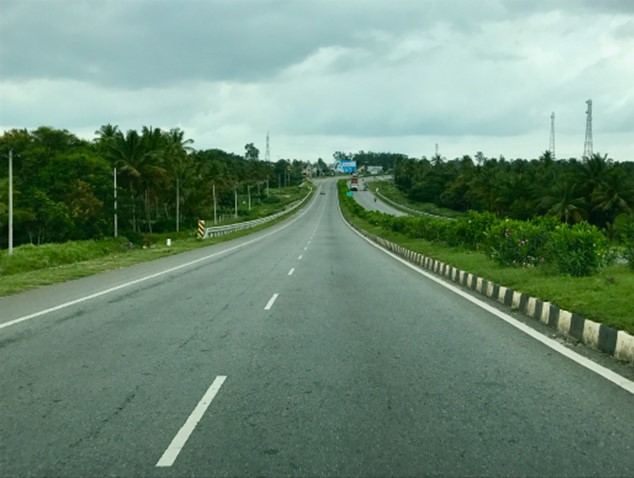
#> input picture data/test_image.jpg, 634 x 478 px, found by its file name
$ python lane_detection.py
#> lines starting #> are read from the running program, lines starting #| are printed output that depends on the picture; after the words box and inside, x2 and y2 are one past the last pixel; in counts of white or black regions, pixels touching at a corner belong together; long printed decimals are rounded
#> further down, image is the input picture: shape (478, 634, 3); mean B, G, R 119.8, 139.3, 111
## Road lanes detection system with crash prediction network for advanced driving assistance using neural networks and computer vision

import cv2
import numpy as np
import matplotlib.pyplot as plt


def Canny(image):

    gray = cv2.cvtColor(image, cv2.COLOR_RGB2GRAY)
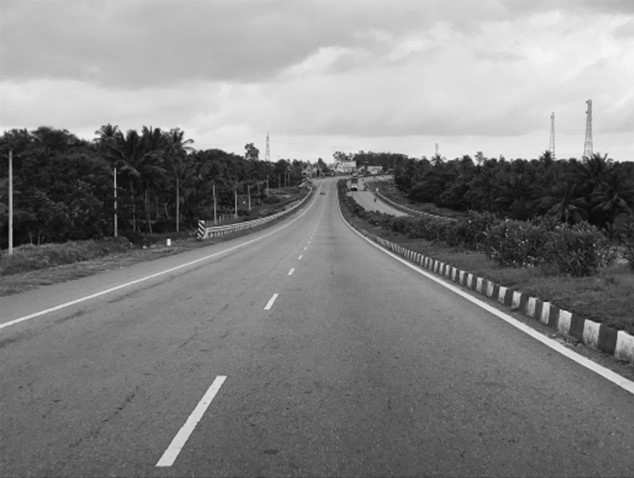
#> gray: shape (478, 634); min 6, max 246, mean 130.2
    blur = cv2.GaussianBlur(gray, (5,5), 0) # Gaussian Blur Filter is applied
    canny = cv2.Canny(blur,50,150)
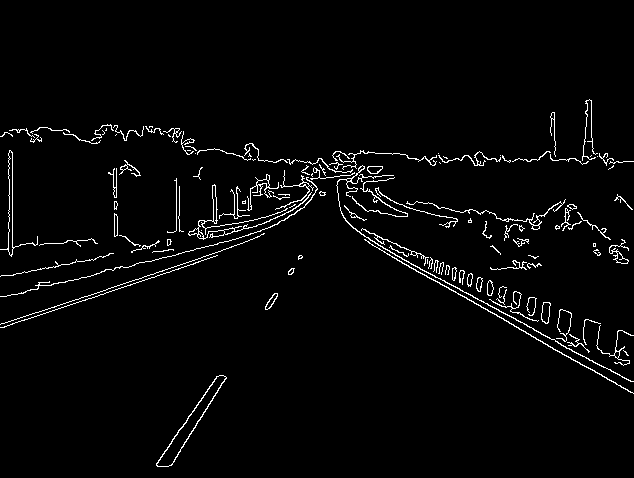
#> canny: shape (478, 634); 2.8% white in thin lines or dots, all inside (x1, y1, x2, y2) = (0, 99, 634, 467)
    return(canny)

def make_coordinates(image, line_parameters):
    slope, intercept = line_parameters
    y1 = image.shape[0]
    y2 = int(y1*(3/5))
    x1 = int((y1- intercept)/slope)
    x2 = int((y2- intercept)/slope)
    return(np.array([x1,y1,x2,y2]))


def average_slope_intercept(image, lines):
    left_fit = []
    right_fit = []
    for line in lines:
        x1,y1,x2,y2 = line.reshape(4)
        parameters = np.polyfit((x1,x2),(y1,y2), 1) # gets the slope of the line
        print(parameters)
        slope = parameters[0]
        intercept = parameters[1]
        if slope < 0:
            left_fit.append((slope,intercept))
        else:
            right_fit.append((slope,intercept))
    left_fit_average = np.average(left_fit, axis=0)
    right_fit_average = np.average(right_fit, axis=0)
    left_line = make_coordinates(image, left_fit_average)
    right_line = make_coordinates(image, right_fit_average)
    return(np.array([left_line, right_line]))

def region_of_interest(image):
    height = image.shape[0]
#> height = 478
    polyons = np.array([[(200, height),(1100,height),(550,250)]])
#> polyons = [[200, 478], [1100, 478], [550, 250]]
    mask = np.zeros_like(image)
    cv2.fillPoly(mask,polyons, 255) # 255 mentions color of polygon is completely white
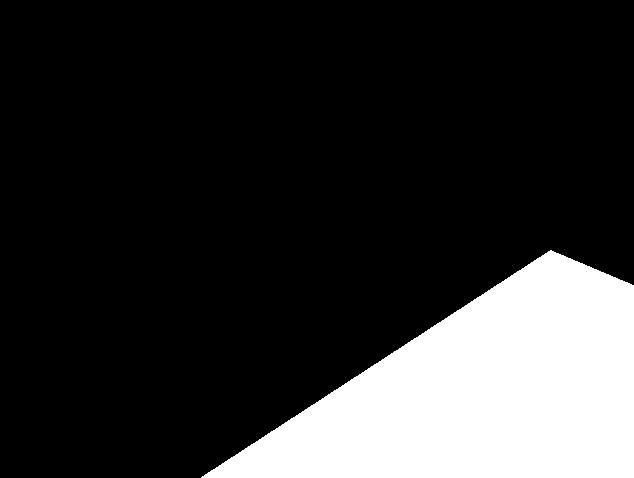
#> mask: shape (478, 634); 19% white; 1 white region, box (x1, y1, x2, y2) and area: (201, 250, 634, 478) 57529
    masked_image = cv2.bitwise_and(image, mask)
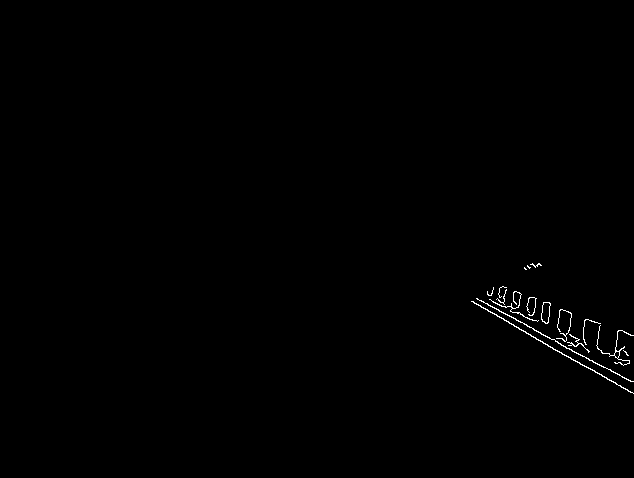
#> masked_image: shape (478, 634); 0.38% white in thin lines or dots, all inside (x1, y1, x2, y2) = (471, 263, 634, 394)
    return(masked_image)

def display_lines(image, lines):
    line_image = np.zeros_like(image)
    #To check whether it has detected any line
    if lines is not None:
        for x1, y1, x2, y2 in lines:
            cv2.line(line_image, (x1,y1), (x2,y2), (255,255,0), 10)
    return(line_image)


#### Final Execution code to detect Lane in Image


# Lane detection in images:

image = cv2.imread('test_image.jpg')
lane_image = np.copy(image)
canny = Canny(lane_image) # Canny algorithm is applied
cropped_image = region_of_interest(canny)
lines = cv2.HoughLinesP(cropped_image, 2, np.pi/180, 100,np.array([]),
                        minLineLength=40, maxLineGap=5)
#> lines = [[476, 298, 560, 343], [536, 339, 633, 393], [559, 351, 616, 383], [561, 345, 632, 381], [472, 301, 540, 341]]
averaged_lines  = average_slope_intercept(lane_image, lines)
#> the loop in average_slope_intercept, `for line in lines:` made 5 passes
#> (x1, y1, x2, y2, slope, intercept) on passes 1 to 5: (476, 298, 560, 343, 0.536, 43), (536, 339, 633, 393, 0.557, 40.61), (559, 351, 616, 383, 0.561, 37.18), (561, 345, 632, 381, 0.507, 60.55), (472, 301, 540, 341, 0.588, 23.35)
#| [ 0.5357 43.        ]
#| [ 0.5567 40.608]
#| [ 0.5614 37.175 ]
#| [ 0.507 60.549]
#| [ 0.5882 23.353]
#> after the loop in average_slope_intercept, `for line in lines:`: left_fit = []; right_fit = [(0.536, 43), (0.557, 40.61), (0.561, 37.18), (0.507, 60.55), (0.588, 23.35)]
#> in average_slope_intercept, `left_fit_average = np.average(left_fit, axis=0)`: left_fit_average = nan
#> in average_slope_intercept, `right_fit_average = np.average(right_fit, axis=0)`: right_fit_average = [0.55, 40.94]
#> (the run stopped early here; a loop or call above may not have finished)
